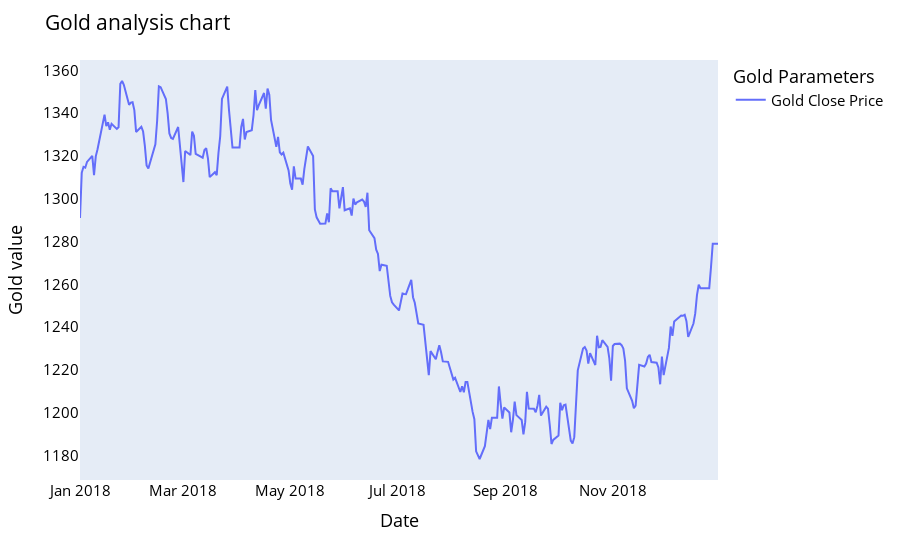

The notebook cell this image was saved under:
### Code cell
names = cycle(['Gold Close Price'])

fig = px.line(y_2018, x=y_2018.Date, y=[y_2018['Close']],
             labels={'Date': 'Date','value':'Gold value'})
fig.update_layout(title_text='Gold analysis chart', font_size=15, font_color='black',legend_title_text='Gold Parameters')
fig.for_each_trace(lambda t:  t.update(name = next(names)))
fig.update_xaxes(showgrid=False)
fig.update_yaxes(showgrid=False)

fig.show()

### Figure 1 — Plotly figure (JSON) as saved in the notebook; plotly's stock layout.template omitted (floating-point values rounded to 4 significant figures; data arrays with more than 128 entries replaced by an {"elided": "..."} marker saying what was removed)
{"data": [{"hovertemplate": "variable=Close<br>Date=%{x}<br>Gold value=%{y}<extra></extra>", "legendgroup": "Close", "line": {"color": "#636efa", "dash": "solid"}, "marker": {"symbol": "circle"}, "mode": "lines", "name": "Gold Close Price", "orientation": "v", "showlegend": true, "type": "scatter", "x": {"elided": "261 str values"}, "xaxis": "x", "y": {"elided": "261 float values"}, "yaxis": "y"}], "layout": {"font": {"color": "black", "size": 15}, "legend": {"title": {"text": "Gold Parameters"}, "tracegroupgap": 0}, "margin": {"t": 60}, "title": {"text": "Gold analysis chart"}, "xaxis": {"anchor": "y", "domain": [0, 1], "showgrid": false, "title": {"text": "Date"}}, "yaxis": {"anchor": "x", "domain": [0, 1], "showgrid": false, "title": {"text": "Gold value"}}}}
